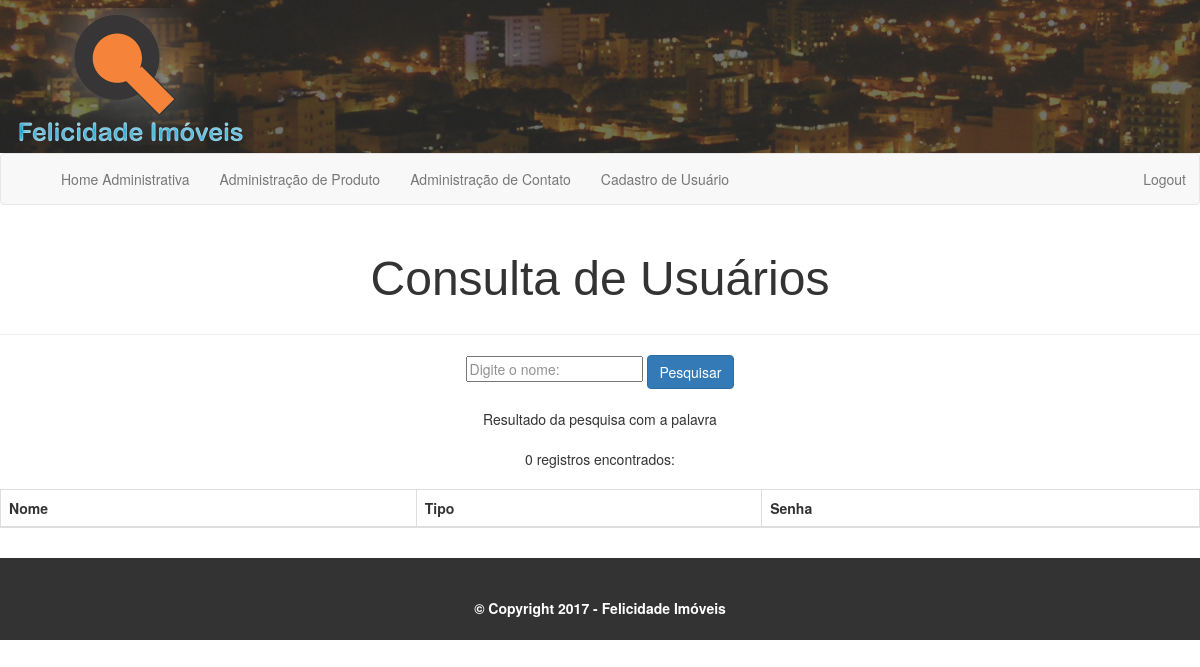
The page /consultas.php on the database as committed earlier.
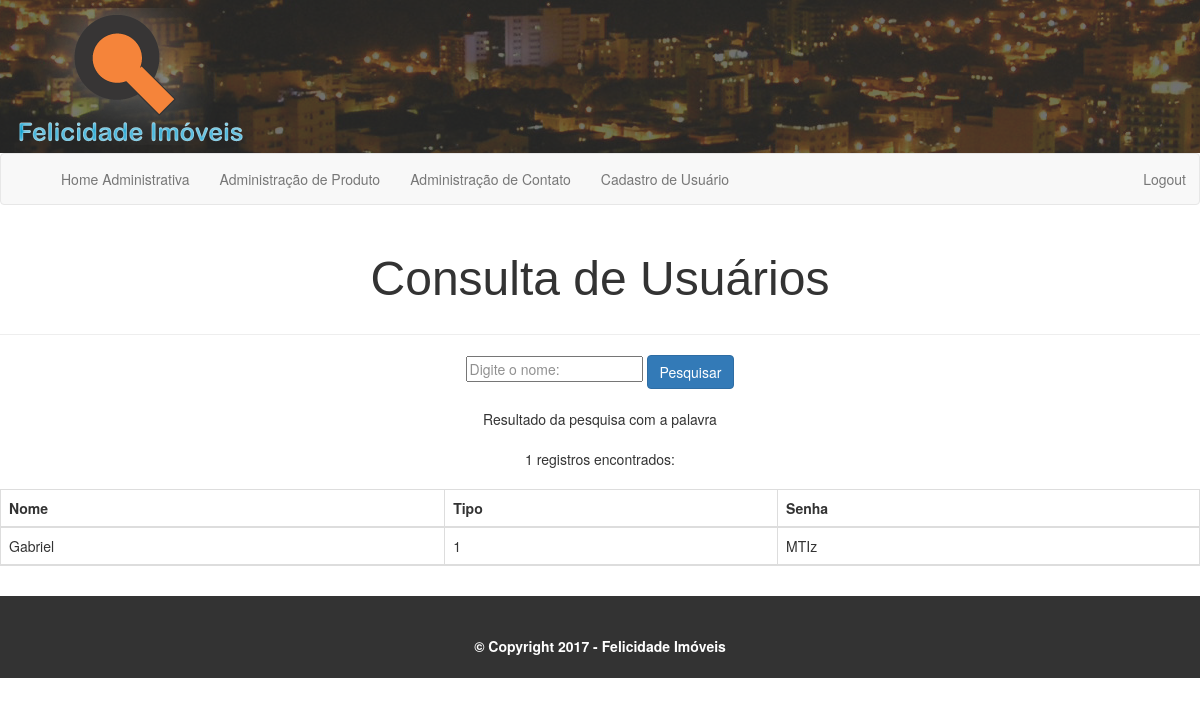
The same page on the database as committed later.
### tables this page shows
CREATE TABLE `user` (
  `iduser` int(11) NOT NULL,
  `username` varchar(45) DEFAULT NULL,
  `tipouser` int(11) DEFAULT NULL,
  `senha` varchar(100) DEFAULT NULL
);

### consultas.php (the view, shortened to what this page needs)
<?php
include_once("conexao.php");
$filtro = isset($_GET['filtro'])?$_GET['filtro']:"";
$sql = "select * from user where username like '%$filtro%'";
$consulta = mysqli_query($conn,$sql);
$registros = mysqli_num_rows($consulta);
?>
<!DOCTYPE html>
<html lang="en">
<head>
    <link rel="stylesheet" href="css/consulta.css">
    <link rel="stylesheet" href="css/normalize.css">
        <link rel="stylesheet" href="bootstrap/css/bootstrap.min.css">
   <link rel="stylesheet" href="bootstrap/css/bootstrap.min.css">
   <link href="//netdna.bootstrapcdn.com/font-awesome/4.0.3/css/font-awesome.css" rel="stylesheet">
   <?php
        include("cabecalho_adm.php");
    ?>
</head>
<body>
    <div class="caixinhas">
     <section class="Container" align="center">
        <br><br>
         <font size="20">Consulta de Usuários</font>
         <hr>
         <form action="" method="get">
             <input type="text" name="filtro" class="campo" placeholder="Digite o nome:" required autofocus>
             <input type="submit" value="Pesquisar" class="btn btn-primary">
         </form>
         <?php
         print "<br>";
         print "Resultado da pesquisa com a palavra <strong>$filtro</strong><br><br>";
         print "$registros registros encontrados:";
         print "<br><br>";
         ?>
         <div class="table-responsive">
        <table class="table table-bordered">
        <thead>
        <th scope="col"><strong>Nome</strong></th>
        <th scope="col"><strong>Tipo</strong></th>
        <th scope="col"><strong>Senha</strong></th>
         <?php
         while($exibirRegistros = mysqli_fetch_array($consulta)){
             $nome = $exibirRegistros[1];
             $tipo = $exibirRegistros[2];
             $senha = $exibirRegistros[3];
             ?>
            <tr>
            <th><?php echo "$nome"; ?></th>
            <th><?php echo "$tipo"; ?></th>
            <th><?php echo "$senha"; ?></th>
        </tr>
            <?php
         }
         ?>
     </thead>
 </table>
</div>
     </section>
 </div>
     <div class="footer">
        <?php
        include("rodape_adm.php");
        ?>
    </div>
</body>
</html>

### cabecalho_adm.php (shortened to what this page needs)
<!DOCTYPE html>
<html lang="pt-br">
<head>
  <link rel="stylesheet" href="css/reset.css">
  <link rel="stylesheet" href="css/cabecalho1.0.css">
</head>
<body>
  <header>
    <div class="cabecalhoprincipal">
      <img id="cb" class="img-responsive" src="img/logocabecalho.png" alt="logotipo">
      <img src="img/cabecalho.png" alt="imagem do cabecalho">
    </div>
    <nav class="navbar navbar-default">
      <div class="container-fluid">
        <div class="collapse navbar-collapse" id="collapse-menu">
          <div class="container">
            <ul class="nav navbar-nav">
              <ul class="nav navbar-nav">
                <li><a href="home_adm.php">Home Administrativa</a></li>
              </ul>
              <ul class="nav navbar-nav">
                <li><a href="admProdutos.php">Administração de Produto</a></li>
              </ul>
              <ul class="nav navbar-nav">
                <li><a href="contato-lista.php">Administração de Contato</a></li>
              </ul>
                <ul class="nav navbar-nav">
                  <li><a href="cadastro.php">Cadastro de Usuário</a></li>
                </ul>
              </ul>
              <ul class="nav navbar-nav navbar-right">
               <li><a href="logout.php">Logout</a></li>
                   </ul>
            </div>
          </div>
        </div>
      </nav>
    </header>
  </body>
  </html>

### rodape_adm.php (shortened to what this page needs)
<html lang="pt-br">
    <head>
    <link rel="stylesheet" href="css/CssRodape.css">
    <link rel="stylesheet"  type="text/css" href="bootstrap/css/bootstrap.min.css">
    <link href="//netdna.bootstrapcdn.com/font-awesome/4.0.3/css/font-awesome.css" rel="stylesheet">
    </head>
<footer id="rodape" class="mt-5">
    <p class="texto" align='center'><br><br>© Copyright 2017 - Felicidade Imóveis</p>
</footer>

### css/consulta.css (style rules this page uses)
.caixinhas { padding-bottom: 10px; }
.footer { position:absolute; margin-bottom: 0px; width:100%; }

### css/cabecalho1.0.css (style rules this page uses)
header .img-responsive { position: absolute; padding-top: 8px; padding-left: 10px; }
body header .navbar { margin-bottom: 0px; }
header { background-color: #FFF; }
.texto { font-weight: bold; color: #FFF; text-indent: center; }
.cabecalhoprincipal { overflow-x: hidden; overflow-y: hidden; }

### css/CssRodape.css (style rules this page uses)
* { font-family: Arial; }
#rodape { background-color: #333333; padding-bottom: 1%; }
.texto { font-weight: bold; color:white; }
ul { overflow: auto; }
ul li { list-style-type: none; float: right; }

Rows that differ between the two databases and show on the page:
added user: username "Gabriel", tipouser "1", senha "MTIz"
Other text that changed with them:
$registros: "0" → "1"
